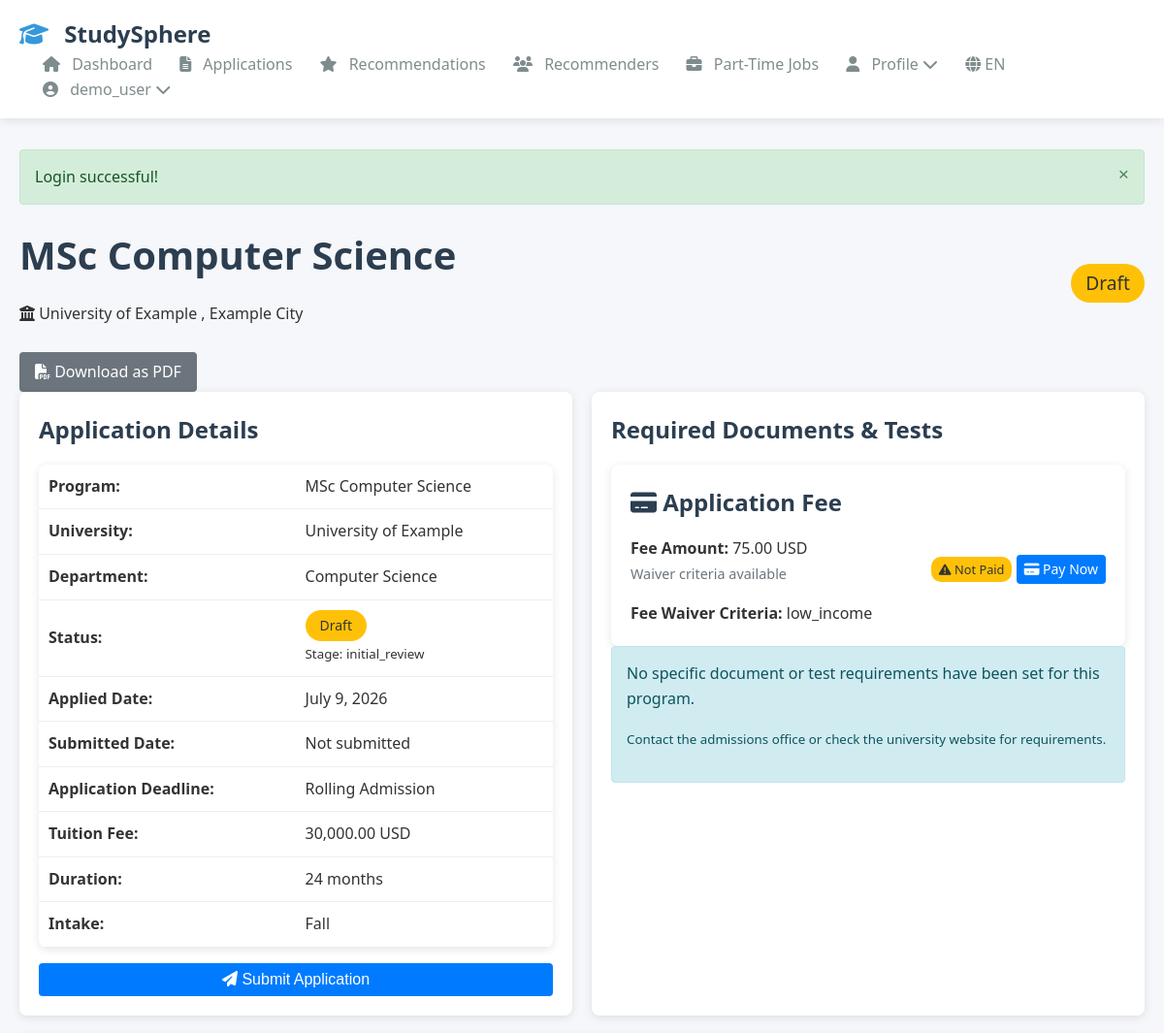
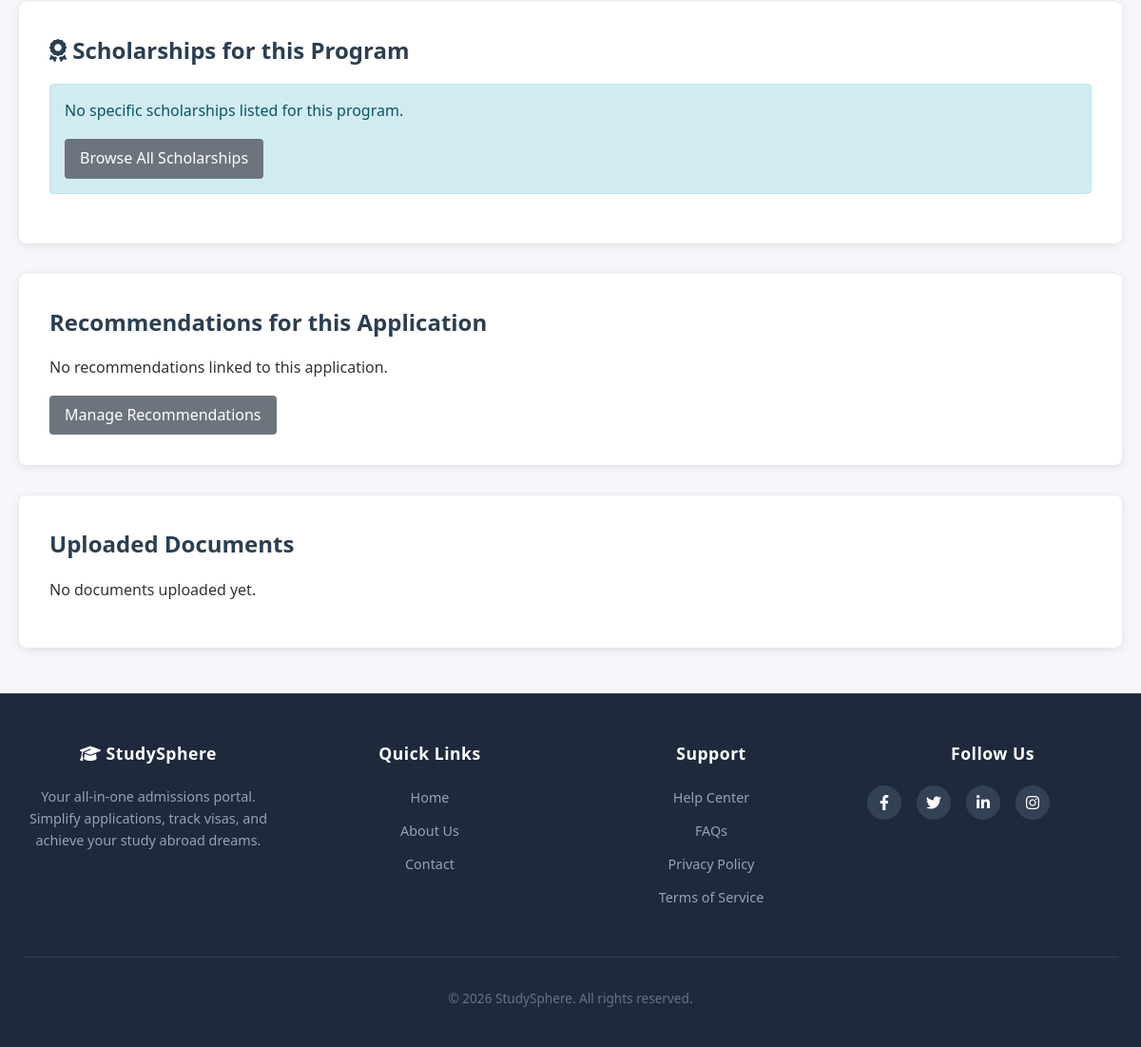
The app's page /public/student/application_view.php?id=1 (signed in) with its own data (2 pictures, top to bottom).
### tables this page shows
CREATE TABLE users (
  user_id INT UNSIGNED NOT NULL AUTO_INCREMENT PRIMARY KEY,
  username VARCHAR(50) NOT NULL UNIQUE,
  email VARCHAR(255) NOT NULL UNIQUE,
  password_hash VARCHAR(255) NOT NULL,
  default_role_id INT UNSIGNED NOT NULL DEFAULT 1,
  is_verified TINYINT(1) NOT NULL DEFAULT 0,
  is_disabled TINYINT(1) NOT NULL DEFAULT 0,
  preferred_language VARCHAR(10) DEFAULT 'en',
  last_login_at DATETIME NULL,
  created_at DATETIME NOT NULL DEFAULT CURRENT_TIMESTAMP,
  updated_at DATETIME NOT NULL DEFAULT CURRENT_TIMESTAMP ON UPDATE CURRENT_TIMESTAMP,
  deleted_at DATETIME NULL,
  FOREIGN KEY (default_role_id) REFERENCES roles(role_id) ON DELETE RESTRICT,
  KEY idx_users_email (email),
  KEY idx_users_username (username)
);

CREATE TABLE applications (
  application_id INT UNSIGNED NOT NULL AUTO_INCREMENT PRIMARY KEY,
  student_id INT UNSIGNED NOT NULL,
  program_id INT UNSIGNED NOT NULL,
  university_id INT UNSIGNED NOT NULL,
  applied_at DATETIME NOT NULL DEFAULT CURRENT_TIMESTAMP,
  application_status_id INT UNSIGNED NOT NULL,
  application_stage_id INT UNSIGNED NULL,
  stage_order INT DEFAULT 0,
  priority_deadline_type ENUM('early','regular','rolling') NULL,
  estimated_decision_date DATE NULL,
  status_reason VARCHAR(255) NULL,
  fee_amount DECIMAL(10,2) DEFAULT 0,
  deadline DATE NULL,
  submitted_at DATETIME NULL,
  decision_date DATETIME NULL,
  decision_by INT UNSIGNED NULL,
  admin_notes TEXT NULL,
  created_at DATETIME NOT NULL DEFAULT CURRENT_TIMESTAMP,
  updated_at DATETIME NOT NULL DEFAULT CURRENT_TIMESTAMP ON UPDATE CURRENT_TIMESTAMP,
  deleted_at DATETIME NULL,
  created_by INT UNSIGNED NULL,
  updated_by INT UNSIGNED NULL,
  FOREIGN KEY (student_id) REFERENCES students(student_id) ON DELETE CASCADE,
  FOREIGN KEY (program_id) REFERENCES programs(program_id) ON DELETE CASCADE,
  FOREIGN KEY (university_id) REFERENCES universities(university_id) ON DELETE CASCADE,
  FOREIGN KEY (application_status_id) REFERENCES application_statuses(application_status_id) ON DELETE RESTRICT,
  FOREIGN KEY (application_stage_id) REFERENCES application_stages(application_stage_id) ON DELETE SET NULL,
  FOREIGN KEY (decision_by) REFERENCES users(user_id) ON DELETE SET NULL,
  FOREIGN KEY (created_by) REFERENCES users(user_id) ON DELETE SET NULL,
  FOREIGN KEY (updated_by) REFERENCES users(user_id) ON DELETE SET NULL,
  KEY idx_applications_student (student_id),
  KEY idx_applications_program (program_id),
  KEY idx_applications_status (application_status_id),
  KEY idx_applications_stage (application_stage_id),
  KEY idx_applications_university (university_id),
  KEY idx_applications_applied_at (applied_at)
);

CREATE TABLE programs (
  program_id INT UNSIGNED NOT NULL AUTO_INCREMENT PRIMARY KEY,
  university_id INT UNSIGNED NOT NULL,
  program_name VARCHAR(255) NOT NULL,
  degree_level_id INT UNSIGNED NOT NULL,
  department VARCHAR(255) NULL,
  duration_months INT NULL,
  tuition_fee DECIMAL(12,2) NULL,
  currency CHAR(3) DEFAULT 'USD',
  intake_months VARCHAR(100) NULL,
  application_deadline DATE NULL,
  early_deadline DATE NULL,
  regular_deadline DATE NULL,
  rolling_admission TINYINT(1) DEFAULT 0,
  decision_release_weeks INT NULL,
  created_at DATETIME NOT NULL DEFAULT CURRENT_TIMESTAMP,
  updated_at DATETIME NULL,
  deleted_at DATETIME NULL,
  created_by INT UNSIGNED NULL,
  updated_by INT UNSIGNED NULL,
  FOREIGN KEY (university_id) REFERENCES universities(university_id) ON DELETE CASCADE,
  FOREIGN KEY (degree_level_id) REFERENCES degree_levels(degree_level_id) ON DELETE RESTRICT,
  FOREIGN KEY (created_by) REFERENCES users(user_id) ON DELETE SET NULL,
  FOREIGN KEY (updated_by) REFERENCES users(user_id) ON DELETE SET NULL,
  KEY idx_programs_university (university_id),
  KEY idx_programs_degree (degree_level_id),
  KEY idx_programs_deadline (application_deadline)
);

CREATE TABLE universities (
  university_id INT UNSIGNED NOT NULL AUTO_INCREMENT PRIMARY KEY,
  name VARCHAR(255) NOT NULL,
  country_code CHAR(2) NULL,
  city VARCHAR(100) NULL,
  website VARCHAR(512) NULL,
  logo_url VARCHAR(1024) NULL,
  qs_ranking INT NULL,
  approx_tuition DECIMAL(12,2) NULL,
  student_count INT NULL,
  description TEXT NULL,
  created_at DATETIME NOT NULL DEFAULT CURRENT_TIMESTAMP,
  updated_at DATETIME NULL,
  deleted_at DATETIME NULL,
  created_by INT UNSIGNED NULL,
  updated_by INT UNSIGNED NULL,
  FOREIGN KEY (country_code) REFERENCES countries(iso2) ON DELETE SET NULL,
  FOREIGN KEY (created_by) REFERENCES users(user_id) ON DELETE SET NULL,
  FOREIGN KEY (updated_by) REFERENCES users(user_id) ON DELETE SET NULL,
  KEY idx_universities_name (name),
  KEY idx_universities_country (country_code)
);

CREATE TABLE application_statuses (
  application_status_id INT UNSIGNED NOT NULL AUTO_INCREMENT PRIMARY KEY,
  code VARCHAR(50) NOT NULL UNIQUE,
  name VARCHAR(120) NOT NULL,
  created_at DATETIME NOT NULL DEFAULT CURRENT_TIMESTAMP
);

CREATE TABLE application_stages (
  application_stage_id INT UNSIGNED NOT NULL AUTO_INCREMENT PRIMARY KEY,
  name VARCHAR(150) NOT NULL,
  order_index INT NOT NULL DEFAULT 0,
  entry_status_id INT UNSIGNED NULL,
  exit_status_id INT UNSIGNED NULL,
  is_decision_point TINYINT(1) NOT NULL DEFAULT 0,
  allowed_roles JSON NULL,
  created_at DATETIME NOT NULL DEFAULT CURRENT_TIMESTAMP,
  UNIQUE KEY uk_stage_order (order_index),
  KEY idx_application_stages_entry (entry_status_id),
  KEY idx_application_stages_exit (exit_status_id)
);

CREATE TABLE application_fees (
  fee_id INT UNSIGNED NOT NULL AUTO_INCREMENT PRIMARY KEY,
  program_id INT UNSIGNED NOT NULL,
  amount DECIMAL(12,2) NOT NULL,
  currency CHAR(3) DEFAULT 'USD',
  waiver_criteria JSON NULL,
  created_by INT UNSIGNED NULL,
  created_at DATETIME NOT NULL DEFAULT CURRENT_TIMESTAMP,
  FOREIGN KEY (program_id) REFERENCES programs(program_id) ON DELETE CASCADE,
  FOREIGN KEY (created_by) REFERENCES users(user_id) ON DELETE SET NULL,
  KEY idx_application_fees_program (program_id)
);

### public/student/application_view.php (the view, shortened to what the rows shown need)
<?php
require_once '../../app/includes/init.php';
$application_id = intval($_GET['id']);
$auth = new Auth();
$student_id = $auth->getStudentId();
$db = new Database();
$application = $db->fetchOne(
    "SELECT a.*, p.program_name, p.department, p.tuition_fee, p.currency,
            p.application_deadline, p.duration_months, p.intake_months,
            u.name as university_name, u.country_code as uni_country,
            u.city as uni_city, u.website as uni_website,
            s.name as status_name, st.name as stage_name
     FROM applications a
     JOIN programs p ON a.program_id = p.program_id
     JOIN universities u ON a.university_id = u.university_id
     JOIN application_statuses s ON a.application_status_id = s.application_status_id
     LEFT JOIN application_stages st ON a.application_stage_id = st.application_stage_id
     WHERE a.application_id = ? AND a.student_id = ? AND a.deleted_at IS NULL",
    [$application_id, $student_id]
);
require_once '../../app/templates/header.php';
?>
<div class="page-header">
    <div style="display:flex; justify-content:space-between; align-items:center;">
        <div>
            <h1><?php echo $application['program_name']; ?></h1>
            <p>
                <i class="fas fa-university"></i> <?php echo $application['university_name']; ?>
                <?php if ($application['uni_city']): ?>
                    , <?php echo $application['uni_city']; ?>
                <?php endif; ?>
            </p>
        </div>
        <div>
            <span class="status-badge status-<?php echo strtolower($application['status_name']); ?>" style="font-size:1.2rem;">
                <?php echo $application['status_name']; ?>
            </span>
        </div>
    </div>
</div>
<div class="dashboard-grid">
    <div class="dashboard-card">
        <table class="table">
            <tr>
                <td><strong>Program:</strong></td>
                <td><?php echo $application['program_name']; ?></td>
            </tr>
            <tr>
                <td><strong>University:</strong></td>
                <td><?php echo $application['university_name']; ?></td>
            </tr>
            <tr>
                <td><strong>Department:</strong></td>
                <td><?php echo $application['department'] ?: 'N/A'; ?></td>
            </tr>
            <tr>
                <td>
                    <span class="status-badge status-<?php echo strtolower($application['status_name']); ?>">
                        <?php echo $application['status_name']; ?>
                    </span>
                    <?php if ($application['stage_name']): ?>
                        <br><small>Stage: <?php echo $application['stage_name']; ?></small>
                    <?php endif; ?>
                </td>
            </tr>
            <tr>
                <td><strong>Applied Date:</strong></td>
                <td><?php echo Helpers::formatDate($application['applied_at']); ?></td>
            </tr>
            <tr>
                <td><strong>Tuition Fee:</strong></td>
                <td>
                    <?php if ($application['tuition_fee']): ?>
                        <?php echo number_format($application['tuition_fee'], 2); ?>
                        <?php echo $application['currency']; ?>
                    <?php else: ?>
                        N/A
                    <?php endif; ?>
                </td>
            </tr>
            <tr>
                <td><strong>Duration:</strong></td>
                <td>
                    <?php if ($application['duration_months']): ?>
                        <?php echo $application['duration_months']; ?> months
                    <?php else: ?>
                        N/A
                    <?php endif; ?>
                </td>
            </tr>
            <tr>
                <td><strong>Intake:</strong></td>
                <td><?php echo $application['intake_months'] ?: 'N/A'; ?></td>
            </tr>
        </table>
    </div>
    <div class="dashboard-card">
<?php
$fee = Helpers::getApplicationFee($application['program_id']);
$is_paid = Helpers::isFeePaid($application_id);
$payment = Helpers::getApplicationPayment($application_id);
?>
<div class="dashboard-card">
    <h3><i class="fas fa-credit-card"></i> Application Fee</h3>
    <?php if ($fee): ?>
        <div style="display: flex; justify-content: space-between; align-items: center;">
            <div>
                <strong>Fee Amount:</strong>
                <?= number_format($fee['amount'], 2) ?> <?= $fee['currency'] ?>
                <?php if ($fee['waiver_criteria']): ?>
                    <br><small class="text-muted">Waiver criteria available</small>
                <?php endif; ?>
            </div>
            <div>
                <?php if ($is_paid): ?>
                    <span class="badge badge-success" style="background:#28a745;">
                        <i class="fas fa-check-circle"></i> Paid
                    </span>
                    <?php if ($payment): ?>
                        <br><small>Paid on <?= Helpers::formatDate($payment['paid_at']) ?></small>
                    <?php endif; ?>
                <?php else: ?>
                    <span class="badge badge-warning" style="background:#ffc107;">
                        <i class="fas fa-exclamation-triangle"></i> Not Paid
                    </span>
                    <?php if ($application['status_name'] == 'Draft' || $application['status_name'] == 'Submitted'): ?>
                        <a href="pay_fee.php?application_id=<?= $application_id ?>" class="btn btn-primary btn-small mt-2">
                            <i class="fas fa-credit-card"></i> Pay Now
                        </a>
                    <?php endif; ?>
                <?php endif; ?>
            </div>
        </div>
        <?php if (!$is_paid && $fee['waiver_criteria']): ?>
            <div class="mt-2 p-2 bg-light">
                <strong>Fee Waiver Criteria:</strong>
                <?php
                $criteria = json_decode($fee['waiver_criteria'], true);
                if (is_array($criteria)) {
                    echo implode(', ', $criteria);
                } else {
                    echo htmlspecialchars($fee['waiver_criteria']);
                }
                ?>
            </div>
        <?php endif; ?>
    <?php else: ?>
        <p>No application fee required for this program.</p>
    <?php endif; ?>
</div>
</div>
</div>
<?php require_once '../../app/templates/footer.php'; ?>

### app/templates/header.php (shortened to what the rows shown need)
<?php
$current_user = isset($_SESSION['user_id']) ? (new Auth())->getCurrentUser() : null;
?>
<!DOCTYPE html>
<html lang="en">
<head>
    <link rel="stylesheet" href="/studysphere/public/assets/css/main.css">
    <link rel="stylesheet" href="https://cdnjs.cloudflare.com/ajax/libs/font-awesome/6.4.0/css/all.min.css">
</head>
<body>
    <nav class="navbar">
        <div class="container">
            <div class="nav-menu" id="navMenu">
                <?php if (isset($_SESSION['user_id'])): ?>
                    <?php if ($_SESSION['role'] == 'student'): ?>
                        <a href="/studysphere/public/student/dashboard.php" class="nav-link">
                            <i class="fas fa-home"></i> <span class="nav-text">Dashboard</span>
                        </a>
                        <a href="/studysphere/public/student/applications.php" class="nav-link">
                            <i class="fas fa-file-alt"></i> <span class="nav-text">Applications</span>
                        </a>
                        <a href="/studysphere/public/student/program_recommendations.php" class="nav-link">
                            <i class="fas fa-star"></i> <span class="nav-text">Recommendations</span>
                        </a>
                        <a href="/studysphere/public/student/recommenders.php" class="nav-link">
                        <i class="fas fa-users"></i> <span class="nav-text">Recommenders</span>
                        </a>
                        <a href="/studysphere/public/student/jobs.php" class="nav-link">
                        <i class="fas fa-briefcase"></i> <span class="nav-text">Part-Time Jobs</span>
                        </a>
                        <div class="nav-dropdown">
                        <a href="#" class="nav-link dropdown-toggle">
                            <i class="fas fa-user"></i> <span class="nav-text">Profile</span> <i class="fas fa-chevron-down"></i>
                        </a>
                    </div>
                    <?php endif; ?>
                    <div class="nav-dropdown lang-switcher">
    <a href="#" class="nav-link dropdown-toggle">
        <i class="fas fa-globe"></i> <?= strtoupper(Lang::getInstance()->getCurrentLang()) ?>
    </a>
</div>
                    <div class="nav-dropdown user-dropdown">
                        <a href="#" class="nav-link dropdown-toggle">
                            <i class="fas fa-user-circle"></i>
                            <span class="nav-text">
                                <?php
                                if ($current_user && !empty($current_user['first_name'])) {
                                    echo htmlspecialchars($current_user['first_name']);
                                } else {
                                    echo htmlspecialchars($_SESSION['username']);
                                }
                                ?>
                            </span>
                            <i class="fas fa-chevron-down"></i>
                        </a>
                    </div>
<?php endif; ?>
            </div>
        </div>
    </nav>
    <div class="container">

### records on screen
users: preferred_language "EN"
applications: program.program_name "MSc Computer Science", university.name "University of Example", university.city "Example City", application_status.name "Draft", program.department "Computer Science", application_stage.name "initial_review", applied_at "July 9, 2026", program.tuition_fee "30,000.00", program.currency "USD", program.duration_months "24", program.intake_months "Fall"
application_fees: amount "75.00", currency "USD", waiver_criteria "low_income"

### other values on screen
$_SESSION['username'] "demo_user"
$flash['message'] "Login successful!"
